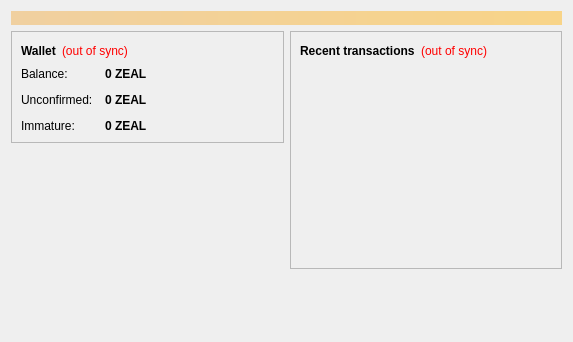
<?xml version="1.0" encoding="UTF-8"?>
<ui version="4.0">
 <class>OverviewPage</class>
 <widget class="QWidget" name="OverviewPage">
  <property name="geometry">
   <rect>
    <x>0</x>
    <y>0</y>
    <width>573</width>
    <height>342</height>
   </rect>
  </property>
  <property name="windowTitle">
   <string>Form</string>
  </property>
  <layout class="QVBoxLayout" name="topLayout">
   <item>
    <widget class="QLabel" name="labelAlerts">
     <property name="visible">
      <bool>false</bool>
     </property>
     <property name="styleSheet">
      <string notr="true">background-color: qlineargradient(x1: 0, y1: 0, x2: 1, y2: 0, stop:0 #F0D0A0, stop:1 #F8D488); color:#000000;</string>
     </property>
     <property name="wordWrap">
      <bool>true</bool>
     </property>
     <property name="margin">
      <number>3</number>
     </property>
    </widget>
   </item>
   <item>
    <layout class="QHBoxLayout" name="horizontalLayout" stretch="1,1">
     <item>
      <layout class="QVBoxLayout" name="verticalLayout_2">
       <item>
        <widget class="QFrame" name="frame">
         <property name="frameShape">
          <enum>QFrame::StyledPanel</enum>
         </property>
         <property name="frameShadow">
          <enum>QFrame::Raised</enum>
         </property>
         <layout class="QVBoxLayout" name="verticalLayout_4">
          <item>
           <layout class="QHBoxLayout" name="horizontalLayout_4">
            <item>
             <widget class="QLabel" name="label_5">
              <property name="font">
               <font>
                <weight>75</weight>
                <bold>true</bold>
               </font>
              </property>
              <property name="text">
               <string>Wallet</string>
              </property>
             </widget>
            </item>
            <item>
             <widget class="QLabel" name="labelWalletStatus">
              <property name="toolTip">
               <string>The displayed information may be out of date. Your wallet automatically synchronizes with the Zeal network after a connection is established, but this process has not completed yet.</string>
              </property>
              <property name="styleSheet">
               <string notr="true">QLabel { color: red; }</string>
              </property>
              <property name="text">
               <string notr="true">(out of sync)</string>
              </property>
              <property name="alignment">
               <set>Qt::AlignLeading|Qt::AlignLeft|Qt::AlignVCenter</set>
              </property>
             </widget>
            </item>
            <item>
             <spacer name="horizontalSpacer_2">
              <property name="orientation">
               <enum>Qt::Horizontal</enum>
              </property>
              <property name="sizeHint" stdset="0">
               <size>
                <width>40</width>
                <height>20</height>
               </size>
              </property>
             </spacer>
            </item>
           </layout>
          </item>
          <item>
           <layout class="QFormLayout" name="formLayout_2">
            <property name="fieldGrowthPolicy">
             <enum>QFormLayout::AllNonFixedFieldsGrow</enum>
            </property>
            <property name="horizontalSpacing">
             <number>12</number>
            </property>
            <property name="verticalSpacing">
             <number>12</number>
            </property>
            <item row="0" column="0">
             <widget class="QLabel" name="label">
              <property name="text">
               <string>Balance:</string>
              </property>
             </widget>
            </item>
            <item row="0" column="1">
             <widget class="QLabel" name="labelBalance">
              <property name="font">
               <font>
                <weight>75</weight>
                <bold>true</bold>
               </font>
              </property>
              <property name="cursor">
               <cursorShape>IBeamCursor</cursorShape>
              </property>
              <property name="toolTip">
               <string>Your current balance</string>
              </property>
              <property name="text">
               <string notr="true">0 ZEAL</string>
              </property>
              <property name="textInteractionFlags">
               <set>Qt::LinksAccessibleByMouse|Qt::TextSelectableByKeyboard|Qt::TextSelectableByMouse</set>
              </property>
             </widget>
            </item>
            <item row="1" column="0">
             <widget class="QLabel" name="label_3">
              <property name="text">
               <string>Unconfirmed:</string>
              </property>
             </widget>
            </item>
            <item row="1" column="1">
             <widget class="QLabel" name="labelUnconfirmed">
              <property name="font">
               <font>
                <weight>75</weight>
                <bold>true</bold>
               </font>
              </property>
              <property name="cursor">
               <cursorShape>IBeamCursor</cursorShape>
              </property>
              <property name="toolTip">
               <string>Total of transactions that have yet to be confirmed, and do not yet count toward the current balance</string>
              </property>
              <property name="text">
               <string notr="true">0 ZEAL</string>
              </property>
              <property name="textInteractionFlags">
               <set>Qt::LinksAccessibleByMouse|Qt::TextSelectableByKeyboard|Qt::TextSelectableByMouse</set>
              </property>
             </widget>
            </item>
            <item row="2" column="0">
             <widget class="QLabel" name="labelImmatureText">
              <property name="text">
               <string>Immature:</string>
              </property>
             </widget>
            </item>
            <item row="2" column="1">
             <widget class="QLabel" name="labelImmature">
              <property name="font">
               <font>
                <weight>75</weight>
                <bold>true</bold>
               </font>
              </property>
              <property name="toolTip">
               <string>Mined balance that has not yet matured</string>
              </property>
              <property name="text">
               <string notr="true">0 ZEAL</string>
              </property>
              <property name="textInteractionFlags">
               <set>Qt::LinksAccessibleByMouse|Qt::TextSelectableByKeyboard|Qt::TextSelectableByMouse</set>
              </property>
             </widget>
            </item>
           </layout>
          </item>
         </layout>
        </widget>
       </item>
       <item>
        <spacer name="verticalSpacer">
         <property name="orientation">
          <enum>Qt::Vertical</enum>
         </property>
         <property name="sizeHint" stdset="0">
          <size>
           <width>20</width>
           <height>40</height>
          </size>
         </property>
        </spacer>
       </item>
      </layout>
     </item>
     <item>
      <layout class="QVBoxLayout" name="verticalLayout_3">
       <item>
        <widget class="QFrame" name="frame_2">
         <property name="frameShape">
          <enum>QFrame::StyledPanel</enum>
         </property>
         <property name="frameShadow">
          <enum>QFrame::Raised</enum>
         </property>
         <layout class="QVBoxLayout" name="verticalLayout">
          <item>
           <layout class="QHBoxLayout" name="horizontalLayout_2">
            <item>
             <widget class="QLabel" name="label_4">
              <property name="text">
               <string>&lt;b&gt;Recent transactions&lt;/b&gt;</string>
              </property>
             </widget>
            </item>
            <item>
             <widget class="QLabel" name="labelTransactionsStatus">
              <property name="toolTip">
               <string>The displayed information may be out of date. Your wallet automatically synchronizes with the Zeal network after a connection is established, but this process has not completed yet.</string>
              </property>
              <property name="styleSheet">
               <string notr="true">QLabel { color: red; }</string>
              </property>
              <property name="text">
               <string notr="true">(out of sync)</string>
              </property>
              <property name="alignment">
               <set>Qt::AlignRight|Qt::AlignTrailing|Qt::AlignVCenter</set>
              </property>
             </widget>
            </item>
            <item>
             <spacer name="horizontalSpacer">
              <property name="orientation">
               <enum>Qt::Horizontal</enum>
              </property>
              <property name="sizeHint" stdset="0">
               <size>
                <width>40</width>
                <height>20</height>
               </size>
              </property>
             </spacer>
            </item>
           </layout>
          </item>
          <item>
           <widget class="QListView" name="listTransactions">
            <property name="styleSheet">
             <string notr="true">QListView { background: transparent; }</string>
            </property>
            <property name="frameShape">
             <enum>QFrame::NoFrame</enum>
            </property>
            <property name="verticalScrollBarPolicy">
             <enum>Qt::ScrollBarAlwaysOff</enum>
            </property>
            <property name="horizontalScrollBarPolicy">
             <enum>Qt::ScrollBarAlwaysOff</enum>
            </property>
            <property name="selectionMode">
             <enum>QAbstractItemView::NoSelection</enum>
            </property>
           </widget>
          </item>
         </layout>
        </widget>
       </item>
       <item>
        <spacer name="verticalSpacer_2">
         <property name="orientation">
          <enum>Qt::Vertical</enum>
         </property>
         <property name="sizeHint" stdset="0">
          <size>
           <width>20</width>
           <height>40</height>
          </size>
         </property>
        </spacer>
       </item>
      </layout>
     </item>
    </layout>
   </item>
  </layout>
 </widget>
 <resources/>
 <connections/>
</ui>
